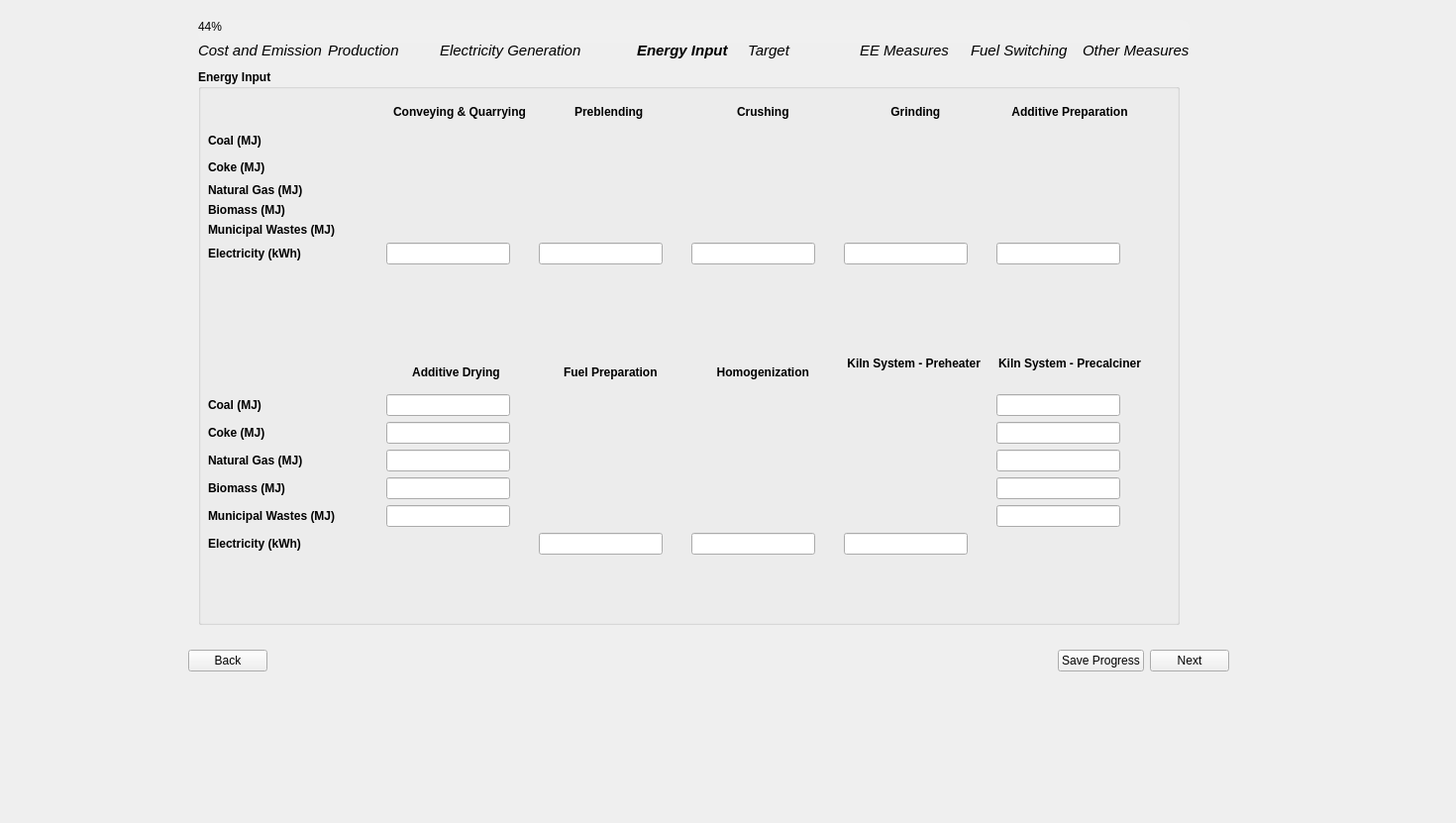
<?xml version="1.0" encoding="UTF-8"?>
<ui version="4.0">
 <class>Page6_EnergyInputDetailed</class>
 <widget class="QWidget" name="Page6_EnergyInputDetailed">
  <property name="geometry">
   <rect>
    <x>0</x>
    <y>0</y>
    <width>1470</width>
    <height>831</height>
   </rect>
  </property>
  <property name="sizePolicy">
   <sizepolicy hsizetype="Fixed" vsizetype="Fixed">
    <horstretch>0</horstretch>
    <verstretch>0</verstretch>
   </sizepolicy>
  </property>
  <property name="windowTitle">
   <string>Form</string>
  </property>
  <property name="styleSheet">
   <string notr="true"/>
  </property>
  <widget class="QWidget" name="layoutWidget">
   <property name="geometry">
    <rect>
     <x>190</x>
     <y>650</y>
     <width>1051</width>
     <height>35</height>
    </rect>
   </property>
   <layout class="QHBoxLayout" name="button_layout">
    <item>
     <widget class="QPushButton" name="backBtn">
      <property name="text">
       <string>Back</string>
      </property>
     </widget>
    </item>
    <item>
     <spacer name="horizontalSpacer">
      <property name="orientation">
       <enum>Qt::Horizontal</enum>
      </property>
      <property name="sizeHint" stdset="0">
       <size>
        <width>40</width>
        <height>20</height>
       </size>
      </property>
     </spacer>
    </item>
    <item>
     <widget class="QPushButton" name="saveBtn">
      <property name="text">
       <string>Save Progress</string>
      </property>
     </widget>
    </item>
    <item>
     <widget class="QPushButton" name="nextBtn">
      <property name="font">
       <font>
        <kerning>true</kerning>
       </font>
      </property>
      <property name="text">
       <string>Next</string>
      </property>
     </widget>
    </item>
   </layout>
  </widget>
  <widget class="QGroupBox" name="electricity_generation_group_3">
   <property name="geometry">
    <rect>
     <x>200</x>
     <y>70</y>
     <width>991</width>
     <height>561</height>
    </rect>
   </property>
   <property name="font">
    <font>
     <bold>true</bold>
    </font>
   </property>
   <property name="title">
    <string>Energy Input</string>
   </property>
   <widget class="QWidget" name="layoutWidget">
    <property name="geometry">
     <rect>
      <x>10</x>
      <y>30</y>
      <width>966</width>
      <height>241</height>
     </rect>
    </property>
    <layout class="QGridLayout" name="energy_input_gridLayout1">
     <property name="sizeConstraint">
      <enum>QLayout::SetFixedSize</enum>
     </property>
     <item row="6" column="0">
      <widget class="QLabel" name="electricity_detailed_page6_label">
       <property name="sizePolicy">
        <sizepolicy hsizetype="Expanding" vsizetype="Expanding">
         <horstretch>0</horstretch>
         <verstretch>0</verstretch>
        </sizepolicy>
       </property>
       <property name="maximumSize">
        <size>
         <width>174</width>
         <height>21</height>
        </size>
       </property>
       <property name="text">
        <string>Electricity (kWh)</string>
       </property>
      </widget>
     </item>
     <item row="0" column="4">
      <widget class="QLabel" name="grinding_label_page6">
       <property name="sizePolicy">
        <sizepolicy hsizetype="Expanding" vsizetype="Expanding">
         <horstretch>0</horstretch>
         <verstretch>0</verstretch>
        </sizepolicy>
       </property>
       <property name="minimumSize">
        <size>
         <width>148</width>
         <height>25</height>
        </size>
       </property>
       <property name="maximumSize">
        <size>
         <width>148</width>
         <height>25</height>
        </size>
       </property>
       <property name="font">
        <font>
         <bold>true</bold>
        </font>
       </property>
       <property name="text">
        <string>      Grinding       </string>
       </property>
       <property name="alignment">
        <set>Qt::AlignCenter</set>
       </property>
      </widget>
     </item>
     <item row="6" column="3">
      <widget class="QLineEdit" name="electricity_crushing_input_page6">
       <property name="sizePolicy">
        <sizepolicy hsizetype="Fixed" vsizetype="Fixed">
         <horstretch>0</horstretch>
         <verstretch>0</verstretch>
        </sizepolicy>
       </property>
       <property name="text">
        <string/>
       </property>
      </widget>
     </item>
     <item row="4" column="0">
      <widget class="QLabel" name="biomass_label_detailed_page6">
       <property name="sizePolicy">
        <sizepolicy hsizetype="Expanding" vsizetype="Expanding">
         <horstretch>0</horstretch>
         <verstretch>0</verstretch>
        </sizepolicy>
       </property>
       <property name="maximumSize">
        <size>
         <width>174</width>
         <height>21</height>
        </size>
       </property>
       <property name="text">
        <string>Biomass (MJ)</string>
       </property>
      </widget>
     </item>
     <item row="6" column="2">
      <widget class="QLineEdit" name="electricity_preblending_input_page6">
       <property name="sizePolicy">
        <sizepolicy hsizetype="Fixed" vsizetype="Fixed">
         <horstretch>0</horstretch>
         <verstretch>0</verstretch>
        </sizepolicy>
       </property>
       <property name="text">
        <string/>
       </property>
      </widget>
     </item>
     <item row="0" column="0">
      <widget class="QLabel" name="coal_label_detailed_page6_2">
       <property name="text">
        <string/>
       </property>
      </widget>
     </item>
     <item row="2" column="0">
      <widget class="QLabel" name="coke_label_detailed_page6">
       <property name="sizePolicy">
        <sizepolicy hsizetype="Expanding" vsizetype="Expanding">
         <horstretch>0</horstretch>
         <verstretch>0</verstretch>
        </sizepolicy>
       </property>
       <property name="minimumSize">
        <size>
         <width>174</width>
         <height>21</height>
        </size>
       </property>
       <property name="maximumSize">
        <size>
         <width>174</width>
         <height>21</height>
        </size>
       </property>
       <property name="text">
        <string>Coke (MJ)</string>
       </property>
      </widget>
     </item>
     <item row="0" column="1">
      <widget class="QLabel" name="conveying_label_page6">
       <property name="sizePolicy">
        <sizepolicy hsizetype="Expanding" vsizetype="Expanding">
         <horstretch>0</horstretch>
         <verstretch>0</verstretch>
        </sizepolicy>
       </property>
       <property name="minimumSize">
        <size>
         <width>148</width>
         <height>25</height>
        </size>
       </property>
       <property name="maximumSize">
        <size>
         <width>148</width>
         <height>25</height>
        </size>
       </property>
       <property name="font">
        <font>
         <bold>true</bold>
        </font>
       </property>
       <property name="text">
        <string>Conveying &amp; Quarrying</string>
       </property>
       <property name="alignment">
        <set>Qt::AlignCenter</set>
       </property>
      </widget>
     </item>
     <item row="6" column="1">
      <widget class="QLineEdit" name="electricity_conveying_input_page6">
       <property name="sizePolicy">
        <sizepolicy hsizetype="Fixed" vsizetype="Fixed">
         <horstretch>0</horstretch>
         <verstretch>0</verstretch>
        </sizepolicy>
       </property>
       <property name="text">
        <string/>
       </property>
      </widget>
     </item>
     <item row="6" column="5">
      <widget class="QLineEdit" name="electricity_additive_prep_input_page6">
       <property name="sizePolicy">
        <sizepolicy hsizetype="Fixed" vsizetype="Fixed">
         <horstretch>0</horstretch>
         <verstretch>0</verstretch>
        </sizepolicy>
       </property>
       <property name="text">
        <string/>
       </property>
      </widget>
     </item>
     <item row="6" column="4">
      <widget class="QLineEdit" name="electricity_grinding_input_page6_2">
       <property name="sizePolicy">
        <sizepolicy hsizetype="Fixed" vsizetype="Fixed">
         <horstretch>0</horstretch>
         <verstretch>0</verstretch>
        </sizepolicy>
       </property>
       <property name="text">
        <string/>
       </property>
      </widget>
     </item>
     <item row="1" column="0">
      <widget class="QLabel" name="coal_label_detailed_page6">
       <property name="sizePolicy">
        <sizepolicy hsizetype="Expanding" vsizetype="Expanding">
         <horstretch>0</horstretch>
         <verstretch>0</verstretch>
        </sizepolicy>
       </property>
       <property name="minimumSize">
        <size>
         <width>174</width>
         <height>21</height>
        </size>
       </property>
       <property name="maximumSize">
        <size>
         <width>174</width>
         <height>21</height>
        </size>
       </property>
       <property name="text">
        <string>Coal (MJ)</string>
       </property>
      </widget>
     </item>
     <item row="0" column="2">
      <widget class="QLabel" name="preblending_label_page6">
       <property name="sizePolicy">
        <sizepolicy hsizetype="Expanding" vsizetype="Expanding">
         <horstretch>0</horstretch>
         <verstretch>0</verstretch>
        </sizepolicy>
       </property>
       <property name="minimumSize">
        <size>
         <width>148</width>
         <height>25</height>
        </size>
       </property>
       <property name="maximumSize">
        <size>
         <width>148</width>
         <height>25</height>
        </size>
       </property>
       <property name="font">
        <font>
         <bold>true</bold>
        </font>
       </property>
       <property name="text">
        <string>    Preblending      </string>
       </property>
       <property name="alignment">
        <set>Qt::AlignCenter</set>
       </property>
      </widget>
     </item>
     <item row="5" column="0">
      <widget class="QLabel" name="municipal_wastes_label_detailed_page6">
       <property name="sizePolicy">
        <sizepolicy hsizetype="Expanding" vsizetype="Expanding">
         <horstretch>0</horstretch>
         <verstretch>0</verstretch>
        </sizepolicy>
       </property>
       <property name="maximumSize">
        <size>
         <width>174</width>
         <height>21</height>
        </size>
       </property>
       <property name="text">
        <string>Municipal Wastes (MJ)         </string>
       </property>
      </widget>
     </item>
     <item row="0" column="5">
      <widget class="QLabel" name="additive_prep_label_page6">
       <property name="sizePolicy">
        <sizepolicy hsizetype="Expanding" vsizetype="Expanding">
         <horstretch>0</horstretch>
         <verstretch>0</verstretch>
        </sizepolicy>
       </property>
       <property name="minimumSize">
        <size>
         <width>148</width>
         <height>25</height>
        </size>
       </property>
       <property name="maximumSize">
        <size>
         <width>148</width>
         <height>25</height>
        </size>
       </property>
       <property name="font">
        <font>
         <bold>true</bold>
        </font>
       </property>
       <property name="text">
        <string>Additive Preparation</string>
       </property>
       <property name="alignment">
        <set>Qt::AlignCenter</set>
       </property>
      </widget>
     </item>
     <item row="0" column="3">
      <widget class="QLabel" name="crushing_label_page6">
       <property name="sizePolicy">
        <sizepolicy hsizetype="Expanding" vsizetype="Expanding">
         <horstretch>0</horstretch>
         <verstretch>0</verstretch>
        </sizepolicy>
       </property>
       <property name="minimumSize">
        <size>
         <width>148</width>
         <height>25</height>
        </size>
       </property>
       <property name="maximumSize">
        <size>
         <width>148</width>
         <height>25</height>
        </size>
       </property>
       <property name="font">
        <font>
         <bold>true</bold>
        </font>
       </property>
       <property name="text">
        <string>      Crushing       </string>
       </property>
       <property name="alignment">
        <set>Qt::AlignCenter</set>
       </property>
      </widget>
     </item>
     <item row="3" column="0">
      <widget class="QLabel" name="natural_gas_label_detailed_page6">
       <property name="sizePolicy">
        <sizepolicy hsizetype="Expanding" vsizetype="Expanding">
         <horstretch>0</horstretch>
         <verstretch>0</verstretch>
        </sizepolicy>
       </property>
       <property name="maximumSize">
        <size>
         <width>174</width>
         <height>21</height>
        </size>
       </property>
       <property name="text">
        <string>Natural Gas (MJ)</string>
       </property>
      </widget>
     </item>
    </layout>
   </widget>
   <widget class="QWidget" name="layoutWidget_2">
    <property name="geometry">
     <rect>
      <x>10</x>
      <y>290</y>
      <width>966</width>
      <height>241</height>
     </rect>
    </property>
    <layout class="QGridLayout" name="energy_input_gridLayout1_2">
     <property name="sizeConstraint">
      <enum>QLayout::SetFixedSize</enum>
     </property>
     <item row="0" column="0">
      <widget class="QLabel" name="coal_label_detailed_page6_3">
       <property name="text">
        <string/>
       </property>
      </widget>
     </item>
     <item row="1" column="1">
      <widget class="QLineEdit" name="coal_additive_dry_input_page6">
       <property name="sizePolicy">
        <sizepolicy hsizetype="Fixed" vsizetype="Fixed">
         <horstretch>0</horstretch>
         <verstretch>0</verstretch>
        </sizepolicy>
       </property>
       <property name="text">
        <string/>
       </property>
      </widget>
     </item>
     <item row="6" column="4">
      <widget class="QLineEdit" name="electricity_kiln_input_page6">
       <property name="sizePolicy">
        <sizepolicy hsizetype="Fixed" vsizetype="Fixed">
         <horstretch>0</horstretch>
         <verstretch>0</verstretch>
        </sizepolicy>
       </property>
       <property name="text">
        <string/>
       </property>
      </widget>
     </item>
     <item row="0" column="3">
      <widget class="QLabel" name="crushing_label_page6_2">
       <property name="sizePolicy">
        <sizepolicy hsizetype="Expanding" vsizetype="Expanding">
         <horstretch>0</horstretch>
         <verstretch>0</verstretch>
        </sizepolicy>
       </property>
       <property name="minimumSize">
        <size>
         <width>148</width>
         <height>25</height>
        </size>
       </property>
       <property name="maximumSize">
        <size>
         <width>148</width>
         <height>25</height>
        </size>
       </property>
       <property name="font">
        <font>
         <bold>true</bold>
        </font>
       </property>
       <property name="text">
        <string>   Homogenization    </string>
       </property>
       <property name="alignment">
        <set>Qt::AlignCenter</set>
       </property>
      </widget>
     </item>
     <item row="4" column="0">
      <widget class="QLabel" name="biomass_label_detailed_page6_2">
       <property name="sizePolicy">
        <sizepolicy hsizetype="Expanding" vsizetype="Expanding">
         <horstretch>0</horstretch>
         <verstretch>0</verstretch>
        </sizepolicy>
       </property>
       <property name="minimumSize">
        <size>
         <width>174</width>
         <height>21</height>
        </size>
       </property>
       <property name="maximumSize">
        <size>
         <width>174</width>
         <height>21</height>
        </size>
       </property>
       <property name="text">
        <string>Biomass (MJ)</string>
       </property>
      </widget>
     </item>
     <item row="4" column="1">
      <widget class="QLineEdit" name="biomass_additive_dry_input_page6">
       <property name="sizePolicy">
        <sizepolicy hsizetype="Fixed" vsizetype="Fixed">
         <horstretch>0</horstretch>
         <verstretch>0</verstretch>
        </sizepolicy>
       </property>
       <property name="text">
        <string/>
       </property>
      </widget>
     </item>
     <item row="6" column="0">
      <widget class="QLabel" name="electricity_detailed_page6_label_2">
       <property name="sizePolicy">
        <sizepolicy hsizetype="Expanding" vsizetype="Expanding">
         <horstretch>0</horstretch>
         <verstretch>0</verstretch>
        </sizepolicy>
       </property>
       <property name="minimumSize">
        <size>
         <width>174</width>
         <height>21</height>
        </size>
       </property>
       <property name="maximumSize">
        <size>
         <width>174</width>
         <height>21</height>
        </size>
       </property>
       <property name="text">
        <string>Electricity (kWh)</string>
       </property>
      </widget>
     </item>
     <item row="2" column="1">
      <widget class="QLineEdit" name="coke_additive_dry_input_page6">
       <property name="sizePolicy">
        <sizepolicy hsizetype="Fixed" vsizetype="Fixed">
         <horstretch>0</horstretch>
         <verstretch>0</verstretch>
        </sizepolicy>
       </property>
       <property name="text">
        <string/>
       </property>
      </widget>
     </item>
     <item row="0" column="1">
      <widget class="QLabel" name="conveying_label_page6_2">
       <property name="sizePolicy">
        <sizepolicy hsizetype="Expanding" vsizetype="Expanding">
         <horstretch>0</horstretch>
         <verstretch>0</verstretch>
        </sizepolicy>
       </property>
       <property name="minimumSize">
        <size>
         <width>148</width>
         <height>25</height>
        </size>
       </property>
       <property name="maximumSize">
        <size>
         <width>148</width>
         <height>25</height>
        </size>
       </property>
       <property name="font">
        <font>
         <bold>true</bold>
        </font>
       </property>
       <property name="text">
        <string>  Additive Drying    </string>
       </property>
       <property name="alignment">
        <set>Qt::AlignCenter</set>
       </property>
      </widget>
     </item>
     <item row="0" column="2">
      <widget class="QLabel" name="preblending_label_page6_2">
       <property name="sizePolicy">
        <sizepolicy hsizetype="Expanding" vsizetype="Expanding">
         <horstretch>0</horstretch>
         <verstretch>0</verstretch>
        </sizepolicy>
       </property>
       <property name="minimumSize">
        <size>
         <width>148</width>
         <height>25</height>
        </size>
       </property>
       <property name="maximumSize">
        <size>
         <width>148</width>
         <height>25</height>
        </size>
       </property>
       <property name="font">
        <font>
         <bold>true</bold>
        </font>
       </property>
       <property name="text">
        <string>  Fuel Preparation   </string>
       </property>
       <property name="alignment">
        <set>Qt::AlignCenter</set>
       </property>
      </widget>
     </item>
     <item row="3" column="0">
      <widget class="QLabel" name="natural_gas_label_detailed_page6_2">
       <property name="sizePolicy">
        <sizepolicy hsizetype="Expanding" vsizetype="Expanding">
         <horstretch>0</horstretch>
         <verstretch>0</verstretch>
        </sizepolicy>
       </property>
       <property name="minimumSize">
        <size>
         <width>174</width>
         <height>21</height>
        </size>
       </property>
       <property name="maximumSize">
        <size>
         <width>174</width>
         <height>21</height>
        </size>
       </property>
       <property name="text">
        <string>Natural Gas (MJ)</string>
       </property>
      </widget>
     </item>
     <item row="0" column="4">
      <widget class="QLabel" name="grinding_label_page6_2">
       <property name="sizePolicy">
        <sizepolicy hsizetype="Expanding" vsizetype="Expanding">
         <horstretch>0</horstretch>
         <verstretch>0</verstretch>
        </sizepolicy>
       </property>
       <property name="minimumSize">
        <size>
         <width>148</width>
         <height>32</height>
        </size>
       </property>
       <property name="maximumSize">
        <size>
         <width>148</width>
         <height>32</height>
        </size>
       </property>
       <property name="font">
        <font>
         <bold>true</bold>
        </font>
       </property>
       <property name="text">
        <string>Kiln System - Preheater  </string>
       </property>
       <property name="alignment">
        <set>Qt::AlignHCenter|Qt::AlignTop</set>
       </property>
       <property name="wordWrap">
        <bool>true</bool>
       </property>
      </widget>
     </item>
     <item row="5" column="0">
      <widget class="QLabel" name="municipal_wastes_label_detailed_page6_2">
       <property name="sizePolicy">
        <sizepolicy hsizetype="Expanding" vsizetype="Expanding">
         <horstretch>0</horstretch>
         <verstretch>0</verstretch>
        </sizepolicy>
       </property>
       <property name="minimumSize">
        <size>
         <width>174</width>
         <height>21</height>
        </size>
       </property>
       <property name="maximumSize">
        <size>
         <width>174</width>
         <height>21</height>
        </size>
       </property>
       <property name="text">
        <string>Municipal Wastes (MJ)         </string>
       </property>
      </widget>
     </item>
     <item row="5" column="1">
      <widget class="QLineEdit" name="msw_additive_dry_input_page6">
       <property name="sizePolicy">
        <sizepolicy hsizetype="Fixed" vsizetype="Fixed">
         <horstretch>0</horstretch>
         <verstretch>0</verstretch>
        </sizepolicy>
       </property>
       <property name="text">
        <string/>
       </property>
      </widget>
     </item>
     <item row="1" column="0">
      <widget class="QLabel" name="coal_label_detailed_page6_4">
       <property name="sizePolicy">
        <sizepolicy hsizetype="Expanding" vsizetype="Expanding">
         <horstretch>0</horstretch>
         <verstretch>0</verstretch>
        </sizepolicy>
       </property>
       <property name="minimumSize">
        <size>
         <width>174</width>
         <height>21</height>
        </size>
       </property>
       <property name="maximumSize">
        <size>
         <width>174</width>
         <height>21</height>
        </size>
       </property>
       <property name="text">
        <string>Coal (MJ)</string>
       </property>
      </widget>
     </item>
     <item row="3" column="1">
      <widget class="QLineEdit" name="natural_gas_additive_dry_input_page6">
       <property name="sizePolicy">
        <sizepolicy hsizetype="Fixed" vsizetype="Fixed">
         <horstretch>0</horstretch>
         <verstretch>0</verstretch>
        </sizepolicy>
       </property>
       <property name="text">
        <string/>
       </property>
      </widget>
     </item>
     <item row="6" column="3">
      <widget class="QLineEdit" name="electricity_homo_input_page6">
       <property name="sizePolicy">
        <sizepolicy hsizetype="Fixed" vsizetype="Fixed">
         <horstretch>0</horstretch>
         <verstretch>0</verstretch>
        </sizepolicy>
       </property>
       <property name="text">
        <string/>
       </property>
      </widget>
     </item>
     <item row="2" column="0">
      <widget class="QLabel" name="coke_label_detailed_page6_2">
       <property name="sizePolicy">
        <sizepolicy hsizetype="Expanding" vsizetype="Expanding">
         <horstretch>0</horstretch>
         <verstretch>0</verstretch>
        </sizepolicy>
       </property>
       <property name="minimumSize">
        <size>
         <width>174</width>
         <height>21</height>
        </size>
       </property>
       <property name="maximumSize">
        <size>
         <width>174</width>
         <height>21</height>
        </size>
       </property>
       <property name="text">
        <string>Coke (MJ)</string>
       </property>
      </widget>
     </item>
     <item row="0" column="5">
      <widget class="QLabel" name="additive_prep_label_page6_2">
       <property name="sizePolicy">
        <sizepolicy hsizetype="Expanding" vsizetype="Expanding">
         <horstretch>0</horstretch>
         <verstretch>0</verstretch>
        </sizepolicy>
       </property>
       <property name="minimumSize">
        <size>
         <width>148</width>
         <height>32</height>
        </size>
       </property>
       <property name="maximumSize">
        <size>
         <width>148</width>
         <height>32</height>
        </size>
       </property>
       <property name="font">
        <font>
         <bold>true</bold>
        </font>
       </property>
       <property name="text">
        <string>Kiln System - Precalciner  </string>
       </property>
       <property name="alignment">
        <set>Qt::AlignHCenter|Qt::AlignTop</set>
       </property>
       <property name="wordWrap">
        <bool>true</bool>
       </property>
      </widget>
     </item>
     <item row="1" column="5">
      <widget class="QLineEdit" name="coal_kiln_precalciner_input_page6">
       <property name="sizePolicy">
        <sizepolicy hsizetype="Fixed" vsizetype="Fixed">
         <horstretch>0</horstretch>
         <verstretch>0</verstretch>
        </sizepolicy>
       </property>
       <property name="text">
        <string/>
       </property>
      </widget>
     </item>
     <item row="2" column="5">
      <widget class="QLineEdit" name="coke_kiln_precalciner_input_page6">
       <property name="sizePolicy">
        <sizepolicy hsizetype="Fixed" vsizetype="Fixed">
         <horstretch>0</horstretch>
         <verstretch>0</verstretch>
        </sizepolicy>
       </property>
       <property name="text">
        <string/>
       </property>
      </widget>
     </item>
     <item row="3" column="5">
      <widget class="QLineEdit" name="natural_gas_kiln_precalciner_input_page6">
       <property name="sizePolicy">
        <sizepolicy hsizetype="Fixed" vsizetype="Fixed">
         <horstretch>0</horstretch>
         <verstretch>0</verstretch>
        </sizepolicy>
       </property>
       <property name="text">
        <string/>
       </property>
      </widget>
     </item>
     <item row="4" column="5">
      <widget class="QLineEdit" name="biomass_kiln_precalciner_input_page6">
       <property name="sizePolicy">
        <sizepolicy hsizetype="Fixed" vsizetype="Fixed">
         <horstretch>0</horstretch>
         <verstretch>0</verstretch>
        </sizepolicy>
       </property>
       <property name="text">
        <string/>
       </property>
      </widget>
     </item>
     <item row="5" column="5">
      <widget class="QLineEdit" name="msw_kiln_precalciner_input_page6">
       <property name="sizePolicy">
        <sizepolicy hsizetype="Fixed" vsizetype="Fixed">
         <horstretch>0</horstretch>
         <verstretch>0</verstretch>
        </sizepolicy>
       </property>
       <property name="text">
        <string/>
       </property>
      </widget>
     </item>
     <item row="6" column="2">
      <widget class="QLineEdit" name="electricity_fuelprep_input_page6">
       <property name="sizePolicy">
        <sizepolicy hsizetype="Fixed" vsizetype="Fixed">
         <horstretch>0</horstretch>
         <verstretch>0</verstretch>
        </sizepolicy>
       </property>
       <property name="text">
        <string/>
       </property>
      </widget>
     </item>
    </layout>
   </widget>
  </widget>
  <widget class="QLabel" name="side_image">
   <property name="geometry">
    <rect>
     <x>0</x>
     <y>-30</y>
     <width>171</width>
     <height>761</height>
    </rect>
   </property>
   <property name="text">
    <string/>
   </property>
   <property name="pixmap">
    <pixmap>../images/BEST_side_abstract.png</pixmap>
   </property>
  </widget>
  <widget class="QProgressBar" name="progressBar">
   <property name="geometry">
    <rect>
     <x>200</x>
     <y>20</y>
     <width>1001</width>
     <height>23</height>
    </rect>
   </property>
   <property name="styleSheet">
    <string notr="true">QProgressBar {
    background-color: #F0F0F0;
    border: none;
	border-radius: 8px;
}
QProgressBar::chunk {
	border-radius: 8px;
    background: QLinearGradient(
        x1: 0, y1: 0, x2: 1, y2: 0,
        stop: 0 #33bef0,   /* Light Blue */
        stop: 1 #77d695    /* Light Green */
    );
}</string>
   </property>
   <property name="value">
    <number>44</number>
   </property>
  </widget>
  <widget class="QWidget" name="layoutWidget_3">
   <property name="geometry">
    <rect>
     <x>200</x>
     <y>40</y>
     <width>1001</width>
     <height>22</height>
    </rect>
   </property>
   <layout class="QGridLayout" name="gridLayout_11">
    <item row="0" column="0">
     <widget class="QLabel" name="label">
      <property name="font">
       <font>
        <pointsize>11</pointsize>
        <italic>true</italic>
        <bold>false</bold>
       </font>
      </property>
      <property name="text">
       <string>Cost and Emission</string>
      </property>
     </widget>
    </item>
    <item row="0" column="1">
     <widget class="QLabel" name="label_2">
      <property name="font">
       <font>
        <pointsize>11</pointsize>
        <italic>true</italic>
       </font>
      </property>
      <property name="text">
       <string>Production</string>
      </property>
     </widget>
    </item>
    <item row="0" column="2">
     <widget class="QLabel" name="label_4">
      <property name="font">
       <font>
        <pointsize>11</pointsize>
        <italic>true</italic>
       </font>
      </property>
      <property name="text">
       <string>Electricity Generation            </string>
      </property>
     </widget>
    </item>
    <item row="0" column="3">
     <widget class="QLabel" name="label_5">
      <property name="font">
       <font>
        <pointsize>11</pointsize>
        <italic>true</italic>
        <bold>true</bold>
       </font>
      </property>
      <property name="text">
       <string>Energy Input</string>
      </property>
     </widget>
    </item>
    <item row="0" column="4">
     <widget class="QLabel" name="label_6">
      <property name="font">
       <font>
        <pointsize>11</pointsize>
        <italic>true</italic>
        <bold>false</bold>
       </font>
      </property>
      <property name="text">
       <string>Target</string>
      </property>
     </widget>
    </item>
    <item row="0" column="5">
     <widget class="QLabel" name="label_7">
      <property name="font">
       <font>
        <pointsize>11</pointsize>
        <italic>true</italic>
       </font>
      </property>
      <property name="text">
       <string>EE Measures</string>
      </property>
     </widget>
    </item>
    <item row="0" column="6">
     <widget class="QLabel" name="label_8">
      <property name="font">
       <font>
        <pointsize>11</pointsize>
        <italic>true</italic>
       </font>
      </property>
      <property name="text">
       <string>Fuel Switching</string>
      </property>
     </widget>
    </item>
    <item row="0" column="7">
     <widget class="QLabel" name="label_9">
      <property name="font">
       <font>
        <pointsize>11</pointsize>
        <italic>true</italic>
       </font>
      </property>
      <property name="text">
       <string>Other Measures</string>
      </property>
     </widget>
    </item>
   </layout>
  </widget>
 </widget>
 <tabstops>
  <tabstop>electricity_conveying_input_page6</tabstop>
  <tabstop>electricity_preblending_input_page6</tabstop>
  <tabstop>electricity_crushing_input_page6</tabstop>
  <tabstop>electricity_grinding_input_page6_2</tabstop>
  <tabstop>electricity_additive_prep_input_page6</tabstop>
  <tabstop>coal_additive_dry_input_page6</tabstop>
  <tabstop>coke_additive_dry_input_page6</tabstop>
  <tabstop>natural_gas_additive_dry_input_page6</tabstop>
  <tabstop>biomass_additive_dry_input_page6</tabstop>
  <tabstop>msw_additive_dry_input_page6</tabstop>
  <tabstop>electricity_fuelprep_input_page6</tabstop>
  <tabstop>electricity_homo_input_page6</tabstop>
  <tabstop>electricity_kiln_input_page6</tabstop>
  <tabstop>backBtn</tabstop>
  <tabstop>saveBtn</tabstop>
  <tabstop>nextBtn</tabstop>
 </tabstops>
 <resources/>
 <connections/>
</ui>
